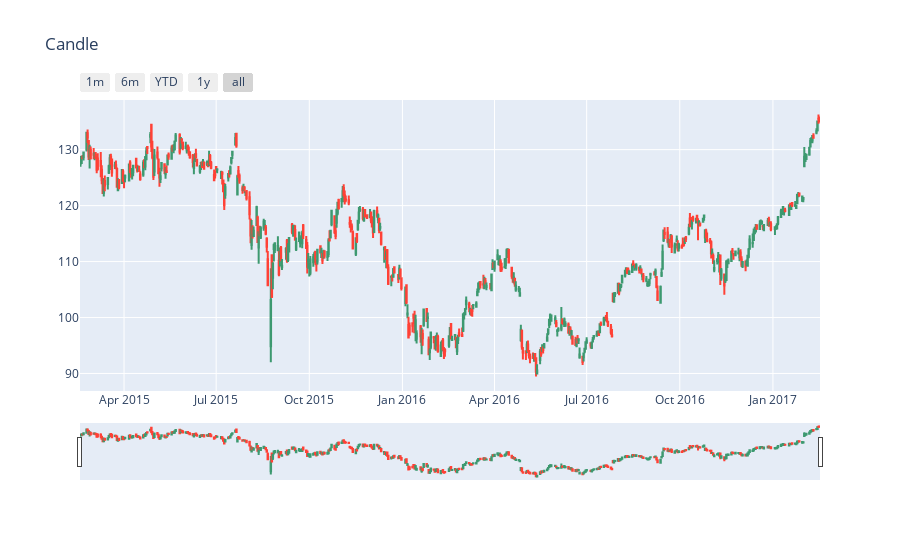

The code cell stored with this chart in its notebook:
### Code cell
fig.update_layout(
    xaxis=dict(
        rangeselector=dict(
            buttons=list([
                dict(count=1,
                     label="1m",
                     step="month",
                     stepmode="backward"),
                dict(count=6,
                     label="6m",
                     step="month",
                     stepmode="backward"),
                dict(count=1,
                     label="YTD",
                     step="year",
                     stepmode="todate"),
                dict(count=1,
                     label="1y",
                     step="year",
                     stepmode="backward"),
                dict(step="all")
            ])
        ),
        rangeslider=dict(
            visible=True
        ),
        type="date"
    )
)

### Figure 1 — Plotly figure (JSON) as saved in the notebook; plotly's stock layout.template omitted (floating-point values rounded to 4 significant figures; data arrays with more than 128 entries replaced by an {"elided": "..."} marker saying what was removed)
{"data": [{"close": {"elided": "506 float values"}, "high": {"elided": "506 float values"}, "low": {"elided": "506 float values"}, "open": {"elided": "506 float values"}, "type": "candlestick", "x": {"elided": "506 str values"}}], "layout": {"title": {"text": "Candle"}, "xaxis": {"rangeselector": {"buttons": [{"count": 1, "label": "1m", "step": "month", "stepmode": "backward"}, {"count": 6, "label": "6m", "step": "month", "stepmode": "backward"}, {"count": 1, "label": "YTD", "step": "year", "stepmode": "todate"}, {"count": 1, "label": "1y", "step": "year", "stepmode": "backward"}, {"step": "all"}]}, "rangeslider": {"visible": true}, "type": "date"}}}
